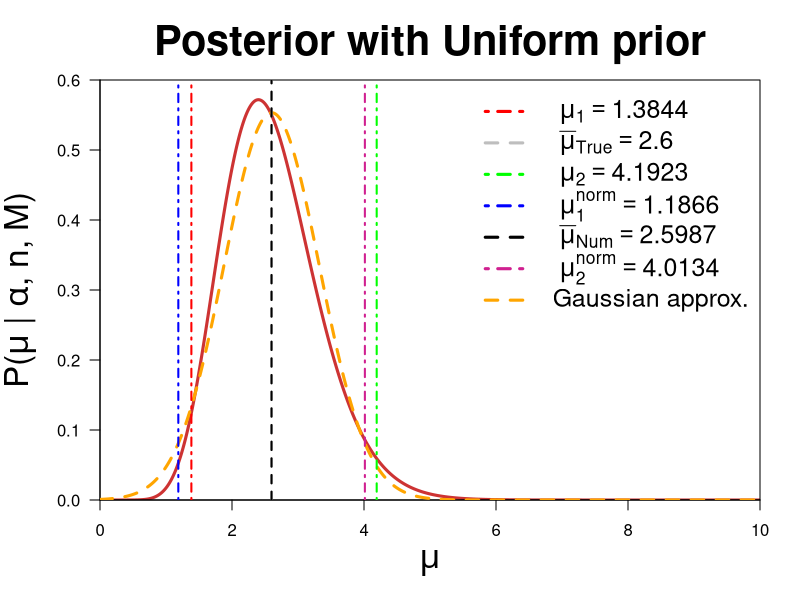
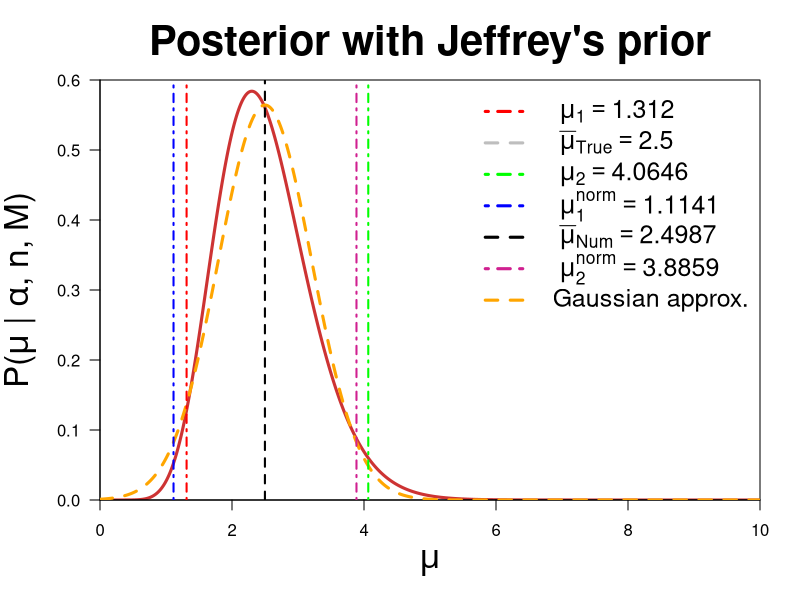

R code for these plots, in order: (Note: this script raises an error after producing the figures.)
## ---- chunk 1
alpha <- 13
n <- 5
n.sample <- 2000
mu_min <- 0
mu_max <- 10
mu <- seq(mu_min, mu_max, length.out = n.sample)

post_gamma <- dgamma(mu, alpha, n)  

###-----ANALYTICAL SOLUTIONS-----###

mean <- alpha/n
var <- alpha/(n^2)

#The median has no analytical expression

###-----NUMERICAL SOLUTIONS-----###

dmu <- (mu_max-mu_min)/n.sample            

mean_num <- dmu*sum(mu*post_gamma)
median_num <- qgamma(0.5, alpha, n)
var_num <- dmu*sum(mu*mu*post_gamma) - mean_num^2

mu1 <- qgamma(0.025, alpha, n)
mu2 <- qgamma(0.975, alpha, n)

gaus <- dnorm(mu, mean, sqrt(var))

mu1_norm <- mean - 1.96*sqrt(var)
mu2_norm <- mean + 1.96*sqrt(var)

###----------PLOT----------###

options(repr.plot.width=8, repr.plot.height=8)  #to set graph size
par(mar=c(5, 5, 4, 2))

plot(mu, post_gamma, xaxs='i', yaxs='i', type='l', lwd = 3,
     xlim=c(0,10), ylim=c(0,0.6), col = 'brown3',
     main="Posterior with Uniform prior", cex.main=2.5,
     xlab=expression(mu), ylab=expression(paste("P(", mu, " | ",alpha,", n, M)")), 
     cex.lab=2, las=1)
lines(mu, gaus, lwd = 3, lty=2, col='orange')
abline(v=mean, col='grey', lty=2, lwd=2)
abline(v=mu1, col='red', lty=4, lwd=2)
abline(v=mu2, col='green', lty=4, lwd=2)
abline(v=mean_num, col='black', lty=2, lwd=2)
abline(v=mu1_norm, col='blue', lty=4, lwd=2)
abline(v=mu2_norm, col='violetred', lty=4, lwd=2)

legend('topright', col=c("red", "grey", "green",  "blue", "black", "violetred", "orange"), 
       lty=c(4, 2, 4, 4, 2, 4, 2), bty='n', cex=1.5, lwd=3,
       legend = c(parse(text = paste0(' ~mu[1] == ', round(mu1, 4))),
                  parse(text = paste0(' ~bar(mu)[True] == ', round(mean, 4))),
                  parse(text = paste0(' ~mu[2] == ', round(mu2, 4))),
                  parse(text = paste0(' ~mu[1]^norm == ', round(mu1_norm, 4))),
                  parse(text = paste0(' ~bar(mu)[Num] == ', round(mean_num, 4))),
                  parse(text = paste0(' ~mu[2]^norm == ', round(mu2_norm, 4))),
                  "Gaussian approx.")
         )

cat("-----------------------------------\n")
cat("\"True\" values", '\n')
cat("-----------------------------------\n")

cat("Mean=", mean, '\n')
cat("Variance=",var, '\n')
cat("Median cannot be evaluated analytically.\n")

cat("-----------------------------------\n")
cat("Numerical estimation", '\n')
cat("-----------------------------------\n")

cat("Mean=", mean_num, '\n')
cat("Variance=",var_num, '\n')
cat("Median[numerical]=",median_num, '\n')

cat("-----------------------------------\n")
cat("95% Credibility Intervals", '\n')
cat("-----------------------------------\n")
cat("95%C.I. = [", mu1, "; ", mu2,"]", 
    "\n95%C.I.[normal approx.] = [", mu1_norm, "; ", mu2_norm,"]", '\n')


## ---- chunk 2
alpha <- 12.5
n <- 5
n.sample <- 2000
mu_min <- 0
mu_max <- 10
mu <- seq(mu_min, mu_max, length.out = n.sample)

post_gamma <- dgamma(mu, alpha, n)  

###-----ANALYTICAL SOLUTIONS-----###

mean <- alpha/n
var <- alpha/(n^2)

#The median has no analytical expression

###-----NUMERICAL SOLUTIONS-----###

dmu <- (mu_max-mu_min)/n.sample            

mean_num <- dmu*sum(mu*post_gamma)
median_num <- qgamma(0.5, alpha, n)
var_num <- dmu*sum(mu*mu*post_gamma) - mean_num^2

mu1 <- qgamma(0.025, alpha, n)
mu2 <- qgamma(0.975, alpha, n)

gaus <- dnorm(mu, mean, sqrt(var))

mu1_norm <- mean - 1.96*sqrt(var)
mu2_norm <- mean + 1.96*sqrt(var)

###----------PLOT----------###

options(repr.plot.width=8, repr.plot.height=8)  #to set graph size
par(mar=c(5, 5, 4, 2))

plot(mu, post_gamma, xaxs='i', yaxs='i', type='l', lwd = 3,
     xlim=c(0,10), ylim=c(0,0.6), col = 'brown3',
     main="Posterior with Jeffrey's prior", cex.main=2.5,
     xlab=expression(mu), ylab=expression(paste("P(", mu, " | ",alpha,", n, M)")), 
     cex.lab=2, las=1)
lines(mu, gaus, lwd = 3, lty=2, col='orange')
abline(v=mean, col='grey', lty=2, lwd=2)
abline(v=mu1, col='red', lty=4, lwd=2)
abline(v=mu2, col='green', lty=4, lwd=2)
abline(v=mean_num, col='black', lty=2, lwd=2)
abline(v=mu1_norm, col='blue', lty=4, lwd=2)
abline(v=mu2_norm, col='violetred', lty=4, lwd=2)

legend('topright', col=c("red", "grey", "green",  "blue", "black", "violetred", "orange"), 
       lty=c(4, 2, 4, 4, 2, 4, 2), bty='n', cex=1.5, lwd=3,
       legend = c(parse(text = paste0(' ~mu[1] == ', round(mu1, 4))),
                  parse(text = paste0(' ~bar(mu)[True] == ', round(mean, 4))),
                  parse(text = paste0(' ~mu[2] == ', round(mu2, 4))),
                  parse(text = paste0(' ~mu[1]^norm == ', round(mu1_norm, 4))),
                  parse(text = paste0(' ~bar(mu)[Num] == ', round(mean_num, 4))),
                  parse(text = paste0(' ~mu[2]^norm == ', round(mu2_norm, 4))),
                  "Gaussian approx.")
         )

cat("-----------------------------------\n")
cat("\"True\" values", '\n')
cat("-----------------------------------\n")

cat("Mean=", mean, '\n')
cat("Variance=",var, '\n')
cat("Median cannot be evaluated analytically.\n")

cat("-----------------------------------\n")
cat("Numerical estimation", '\n')
cat("-----------------------------------\n")

cat("Mean=", mean_num, '\n')
cat("Variance=",var_num, '\n')
cat("Median[numerical]=",median_num, '\n')

cat("-----------------------------------\n")
cat("95% Credibility Intervals", '\n')
cat("-----------------------------------\n")
cat("95%C.I. = [", mu1, "; ", mu2,"]", 
    "\n95%C.I.[normal approx.] = [", mu1_norm, "; ", mu2_norm,"]", '\n')

## ---- chunk 3
###----------Generate data----------###

set.seed(2020) 

#number of total data generated
n.sample <- 1000

#grid discretization
n.grid <- 100
#alpha range = [x.min, x.max]
x.min <- -6
x.max <- +6
h <- (x.max - x.min)/n.grid

#beta range = [0, y.max]
y.max <- 5
k <- y.max/n.grid

#grid for alphas and betas
alphas <- seq(from=x.min, by=h, length.out=n.grid)
betas <- seq(from=k, by=k, length.out=n.grid)

#data generation of n angles with uniform distribution, then converted in xs
gen_data <- function(n, alpha, beta) {
    angles <- runif(n, min=-pi/2, max=pi/2)

    xs <- beta * tan(angles) + alpha

    return(xs)
}

#true values of alpha and beta, randomly picked
alpha <- runif(1, x.min, x.max)
beta <- runif(1, 0, y.max)
data <- gen_data(n.sample, alpha, beta)

#select the first n.plot points to represent how the posterior evolves with an increasing number of data
n.str <- readline("Enter data set dimension: ")
n.plot <- as.numeric(unlist(strsplit(n.str, ",")))
dt <- data[1:n.plot]

cat("True position: [", alpha, ",", beta, "]\n")
## ---- chunk 4
#It is easier to work with logarithms and then take the exponential
#The following function computes the log-posterior Cauchy pdf:
#since the prior(alpha) and prior(beta) are uniform, they do not change its shape

#x is our data
#returns a function of alphas given beta
log_posterior <- function (x, beta) {          
  Vectorize(function (alpha) {
              sum( log((beta/pi) / (beta^2 + (x - alpha)^2)) )
           })
}

#create the log-posterior as function of all betas
log_post_b <- log_posterior(dt, betas)      #is a function

#function to make the exponential of the posterior
posterior <- function(as, log_post) {
  log_alphas    <- log_post(as)             # compute log posterior for alpha-grid of values
  log_alpha_max <- max(log_alphas)          # find the max alpha --> estimator for best parameter 
  alphas <- exp(log_alphas - log_alpha_max) # compute posterior by exp(log(post))
}

#to take also beta into account, I create another function to calculate the "2d" log-posterior 
log_post_2d <- function (x_k, alfa, beta) {
  sum( log((beta/pi) / (beta^2 + (x_k - alfa)^2)) )
}

#to combine alpha-beta grid I create a function to calculate the log posterior for both of them
#it is of course vectorized
create_grid <- Vectorize(function(a, b){ log_post_2d(dt, a, b) } )

#outer function takes two vectors and a function and builds a matrix 
#by calling the given function for each combination of the elements in the two vectors 
log_grid <- outer(alphas, betas, create_grid)

#produce a matrix combining the grid values and the previously determined log_post_b
posterior_2d <- matrix(posterior(log_grid, log_post_b), nrow=length(alphas), ncol=length(betas))

#still need to normalize
posterior_2d <- posterior_2d/(k*h*sum(posterior_2d))

## ---- chunk 5
options(repr.plot.width=16, repr.plot.height=7)  #to set graph size
par(mfrow= c(1,2), mar=c(5, 5, 4, 2))

contour(alphas, betas, posterior_2d, las=1, labcex=0.5,
        xlim=c(x.min-0.1,x.max+0.1), ylim=c(-0.1,y.max+0.1),
        nlevels = 6, lwd=2, cex.main= 2.5, cex.lab=2,
        xlab=expression(alpha), ylab=expression(beta), 
        main=expression(paste('p(', alpha, ', ', beta,' | x)')) )
points(alpha, beta, pch=4, col="red", lwd=3)   # true position
legend("topleft", bty='n', c(parse(text = paste0(' "True position, " ~n == ', n.plot))), 
       col="red", pch=4, pt.cex=3, cex=1.5) 

contour(alphas, betas, posterior_2d, las=1, labcex=0.8,
        xlim=c(alpha-1.5, alpha+1.5), ylim=c(beta-1.5,beta+1.5),
        nlevels = 6, lwd=2, cex.main= 2.5, cex.lab=2,
        xlab=expression(alpha), ylab=expression(beta), 
        main=expression(paste('p(', alpha, ', ', beta,' | x) [more zoomed]')))
points(alpha, beta, pch=4, col="red", lwd=3)   # true position
legend("topleft", bty='n', c(parse(text = paste0(' "True position, " ~n == ', n.plot))), 
       col="red", pch=4, pt.cex=3, cex=1.5) 

## ---- chunk 6
options(repr.plot.width=8, repr.plot.height=8)  #to set graph size

persp(alphas, betas , posterior_2d,
      xlab="alpha", ylab="beta", zlab="",
      cex.lab=1.5, lwd=1, border='ivory4',
      xlim=c(x.min,x.max), ylim=c(0,y.max), zlim=c(0,max(posterior_2d)),
      theta=65, phi=45, d=3, col = "aquamarine", shade = 0.3)
title(main=expression(paste('3D p(', alpha, ', ', beta,' | x)')), cex.main=2.5)
## ---- chunk 7
# - Generative model
signal <- Vectorize(function(x, a, b, x0, w, t) {
    t * (a*exp(-(x-x0)^2/(2*w^2)) + b)
})

# - Sampling grid for computing posterior
alim    <- c(0.0, 5.0)
blim    <- c(0.2, 2.0)
Nsamp   <- 100
uniGrid <- seq(from=1/(2*Nsamp),to=1-1/(2*Nsamp), by=1/Nsamp)
delta_a <- diff(alim)/Nsamp
delta_b <- diff(blim)/Nsamp
a <- alim[1] + diff(alim)*uniGrid
b <- blim[1] + diff(blim)*uniGrid

# Log posterior
log.post <- function(d, x, a, b, x0, w, t) {
    if(a<0 || b <0) {return(-Inf)} 
    # the effect of the prior
    sum(dpois(d, lambda=signal(x, a, b, x0, w, t), log=TRUE))
}

## ---- chunk 8
# - Define model parameters

x0      <- 0                                         # Signal peak
w       <- 1                                         # Signal width 
s       <- c(0.1, 0.25, 1, 2, 3)                # Change the sampling resolution within the same sampling range
A.true  <- 2                                         # Signal amplitude
B.true  <- 1                                         # Background amplitude
Delta.t <- 5                                         # Exposure time

options(repr.plot.width=16, repr.plot.height=26)     #to set graph size
par(mfrow= c(5,2), mar=c(5, 5, 4, 2))

for (i in 1:length(s)){
    xdat    <- seq(from=-7*w, to=7*w, by=s[i]*w)
    s.true <- signal(xdat, A.true, B.true, x0, w, Delta.t)
    ddat   <- rpois(length(s.true), s.true)
    
    xplot <- seq(from=min(xdat), to=max(xdat), by=0.05*w)
    splot <- signal(xplot, A.true, B.true, x0, w, Delta.t)
    xdat.off <- xdat-(s[i]/2)
    
    ###----------PLOT----------###
    
    plot(xplot, splot, xlab="x", ylab="Signal+Background counts",
         xaxs='i', yaxs='i', type='l', lwd = 3, 
         ylim=c(0, max(ddat, splot)+0.2), #xlim=c(-7.2,7.2), 
         col = 'dodgerblue', main=parse(text = paste0('s == ', s[i])),
         cex.main=2.5, cex.lab=1.5, las=1) 
    lines(xdat.off, ddat, type='s', col='orangered', xlab="", ylab="")
    
    # Compute log unnormalized posterior, z = ln P*(a,b|D), on a regular grid
    z <- matrix(data=NA, nrow=length(a), ncol=length(b))
    fill_matrix <- function(a,b){ log.post(ddat, xdat, a, b, x0, w, Delta.t) }

    z <- outer(a, b, Vectorize(fill_matrix))

    z <- z - max(z)   # set maximum to zero
    norm <- sum(exp(z))
    norm_z <- exp(z)/(delta_a*delta_b*norm)

    # Plot normalized 2D posterior as contours
    
    contour(a, b, norm_z, nlevels = 5, labcex = 0.8, 
            lwd = 2, las=1, cex.main= 2.5, cex.lab=2,
            xlim=c(min(a)-0.1, max(a)+0.1), ylim=c(min(b)-0.1,max(b)+0.1),
            xlab="Amplitude , A", ylab="Background , B",
            main=parse(text = paste0('s == ', s[i])))
    abline(v=2,h=1,col="grey")
    
}
## ---- chunk 9
# - Define model parameters

x0      <- 0                      # Signal peak
w       <- 1                      # Signal width (chosen within selected values)
A.true  <- c(0.2, 0.5, 1, 2, 4)   # Signal amplitude
B.true  <- 1                      # Background amplitude
Delta.t <- 5                      # Exposure time

options(repr.plot.width=16, repr.plot.height=26)  #to set graph size
par(mfrow= c(5,2), mar=c(5, 5, 4, 2))

for (i in 1:length(A.true)){
    xdat   <- seq(from=-7*w, to=7*w, by=0.5*w)
    s.true <- signal(xdat, A.true[i], B.true, x0, w, Delta.t)
    ddat   <- rpois(length(s.true), s.true)
    
    xplot <- seq(from=min(xdat), to=max(xdat), by=0.05*w)
    splot <- signal(xplot, A.true[i], B.true, x0, w, Delta.t)
    xdat.off <- xdat-0.25
    
    ###----------PLOT----------###
    
    plot(xplot, splot, xlab="x", ylab="Signal+Background counts",
         xaxs='i', yaxs='i', type='l', lwd = 3, 
         xlim=range(xplot), ylim=c(0, max(ddat, splot)+0.2),
         col = 'dodgerblue', main=parse(text = paste0('A/B == ', A.true[i])),
         cex.main=2.5, cex.lab=1.5, las=1) 
    lines(xdat.off, ddat, type='s', col='orangered', xlab="", ylab="")

    # Compute log unnormalized posterior , z = ln P*(a,b|D), on a regular grid
    z <- matrix(data=NA, nrow=length(a), ncol=length(b))
    fill_matrix <- function(a,b){ log.post(ddat, xdat, a, b, x0, w, Delta.t) }

    z <- outer(a, b, Vectorize(fill_matrix))

    z <- z - max(z)   # set maximum to zero
    norm <- sum(exp(z))
    norm_z <- exp(z)/(delta_a*delta_b*norm)

    # Plot normalized 2D posterior as contours
    
    contour(a, b, norm_z, nlevels = 5, labcex = 0.8, 
            lwd = 2, las=1, cex.main= 2.5, cex.lab=2,
            xlim=c(min(a)-0.1, max(a)+0.1), ylim=c(min(b)-0.1,max(b)+0.1),
            xlab="Amplitude , A", ylab="Background , B",
            main=parse(text = paste0('A/B == ', A.true[i])))
    abline(v=A.true[i],h=B.true,col="grey")
    
}
